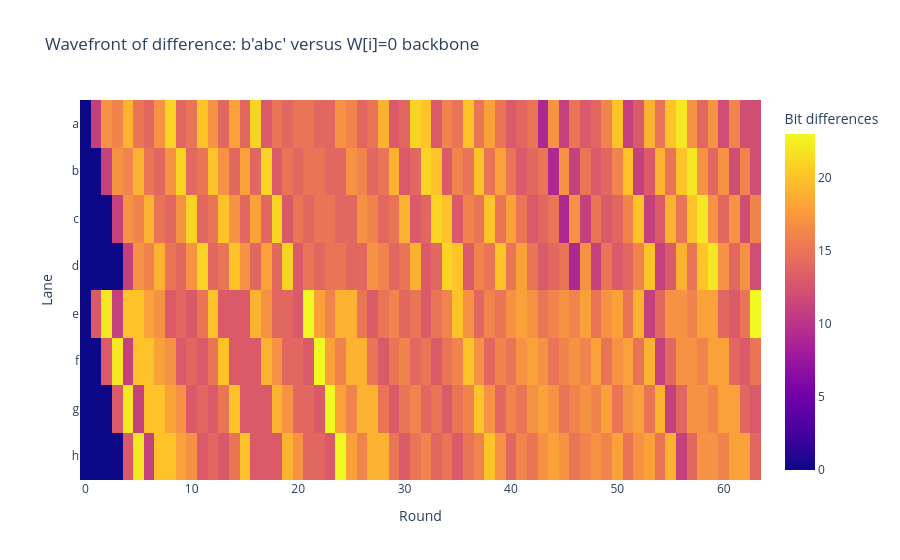

The notebook cell this image was saved under:
### Markdown cell above
## 4. Perturbation experiment

A good companion notebook should let you see **what changes first** when a message enters the engine.

Here we compare:
- a NOP-style schedule with all \(W[i]=0\),
- versus the real message schedule for `b"abc"`.

The plot shows how many bits differ lane-by-lane at each round.

### Code cell
trace_nop = compress_trace([0] * 64)

lanes = list("abcdefgh")
delta_rows = []
for r in range(64):
    for lane in lanes:
        x = int(trace_abc.loc[r, lane])
        y = int(trace_nop.loc[r, lane])
        delta_rows.append({
            "round": r,
            "lane": lane,
            "hamming_delta": (x ^ y).bit_count()
        })
delta_df = pd.DataFrame(delta_rows)
delta_pivot = delta_df.pivot(index="lane", columns="round", values="hamming_delta")

fig_delta = px.imshow(
    delta_pivot,
    aspect="auto",
    labels=dict(x="Round", y="Lane", color="Bit differences"),
    title="Wavefront of difference: b'abc' versus W[i]=0 backbone"
)
fig_delta.show()

maybe_save_df(delta_df, "delta_wavefront.csv")
maybe_save_fig(fig_delta, "fig_delta_wavefront.html")

### Figure 1 — Plotly figure (JSON) as saved in the notebook; plotly's stock layout.template omitted (floating-point values rounded to 4 significant figures; data arrays with more than 128 entries replaced by an {"elided": "..."} marker saying what was removed)
{"data": [{"coloraxis": "coloraxis", "hovertemplate": "Round: %{x}<br>Lane: %{y}<br>Bit differences: %{z}<extra></extra>", "name": "0", "type": "heatmap", "x": [0, 1, 2, 3, 4, 5, 6, 7, 8, 9, 10, 11, 12, 13, 14, 15, 16, 17, 18, 19, 20, 21, 22, 23, 24, 25, 26, 27, 28, 29, 30, 31, 32, 33, 34, 35, 36, 37, 38, 39, 40, 41, 42, 43, 44, 45, 46, 47, 48, 49, 50, 51, 52, 53, 54, 55, 56, 57, 58, 59, 60, 61, 62, 63], "xaxis": "x", "y": ["a", "b", "c", "d", "e", "f", "g", "h"], "yaxis": "y", "z": {"elided": "8x64 int values"}}], "layout": {"coloraxis": {"colorbar": {"title": {"text": "Bit differences"}}, "colorscale": [[0, "#0d0887"], [0.1111, "#46039f"], [0.2222, "#7201a8"], [0.3333, "#9c179e"], [0.4444, "#bd3786"], [0.5556, "#d8576b"], [0.6667, "#ed7953"], [0.7778, "#fb9f3a"], [0.8889, "#fdca26"], [1, "#f0f921"]]}, "title": {"text": "Wavefront of difference: b'abc' versus W[i]=0 backbone"}, "xaxis": {"anchor": "y", "domain": [0, 1], "title": {"text": "Round"}}, "yaxis": {"anchor": "x", "autorange": "reversed", "domain": [0, 1], "title": {"text": "Lane"}}}}
